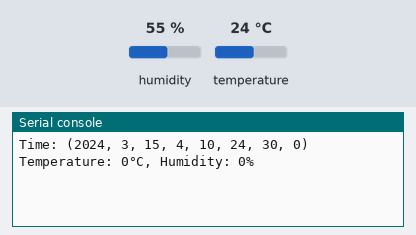
Recording of a program running on a simulated MicroPython board. On the bench: the last lines printed to the serial console. The inputs (shaded band) are chosen by the test bench; at power-on: humidity 55 %, temperature 24 °C. The clock reads 2024-03-15 10:24:30 at power-on unless the program sets it; files the program writes start out absent; values from a settings file that is not in the repository are placeholders.

Above: at 1.2 s.
1.3 s: humidity set to 22 %
At 3.5 s:
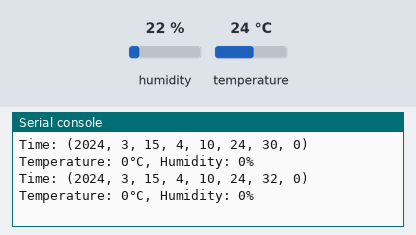
11.5 s: temperature set to 12 °C
At 13.4 s:
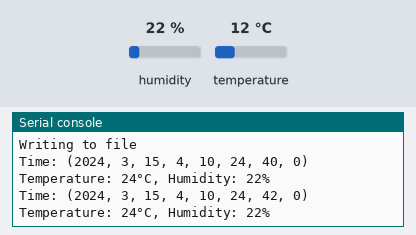
19.0 s: humidity set to 40 %
At 21.5 s:
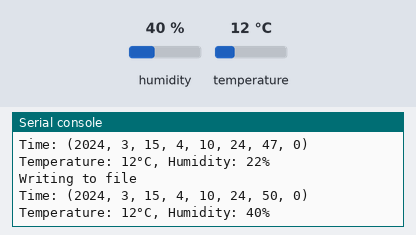
Timing chart, 0 to 23.0 s (numbered marks = the images above; inputs shaded):
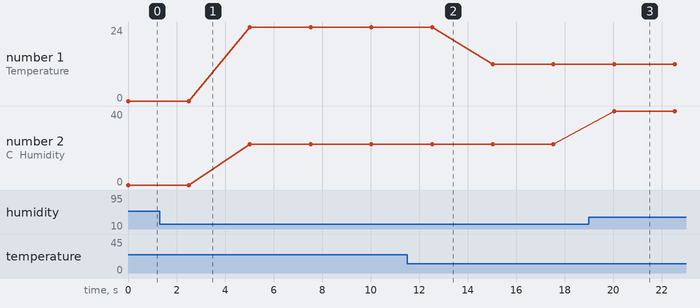

Measured:
- after the input at 19.0 s, the serial console: prints a new line after 1.0 s (image 3)
- plotted number 1: 24 → 12 after the input at 11.5 s
- plotted number 2: 0 → 22 after the input at 1.3 s, 22 → 40 after the input at 19.0 s

The program:

dht11.py
```python
from machine import Pin, RTC, Timer
import dht
from config.sdcard_manager import SDCardManager
import uos


class DHT11:
    """DHT11 temperature and humidity sensor"""

    _name: str
    _pin: int
    _sensor: dht.DHT11
    _temperature: float
    _humidity: float
    _interval: int
    _timer: Timer
    _write: bool

    def __init__(self, pin: int, name: str, interval: int = 5):
        """Initialize the DHT11 sensor.

        :param pin: The pin the sensor is connected to
        :param name: The name of the sensor
        :param interval: The interval of the sensor in seconds. Must be between 0 and 3600.
        """

        self._name = name
        self._pin = pin
        self._sensor = dht.DHT11(Pin(pin))
        self._temperature = 0
        self._humidity = 0
        self._interval = interval
        self._timer = Timer(mode=Timer.PERIODIC, period=1000 * interval, callback=self.measure)
        self._write = True

    @property
    def name(self):
        """Returns the name of the sensor.

        :return: The name of the sensor
        """

        return self._name

    @name.setter
    def name(self, name: str):
        """Sets the name of the sensor.

        :param name: The name of the sensor
        """

        if 0 < len(str) < 6:
            self._name = name

    @property
    def pin(self):
        """Returns the pin the sensor is connected to.

        :return: The pin the sensor is connected to
        """

        return self._pin

    @pin.setter
    def pin(self, pin: int):
        """Sets the pin the sensor is connected to.

        :param pin: The pin the sensor is connected to
        """

        self._pin = pin

    @property
    def sensor(self):
        """Returns the sensor object.

        :return: The sensor object
        """

        return self._sensor

    @sensor.setter
    def sensor(self, pin: int):
        """Sets the sensor object.

        :param pin: The pin the sensor is connected to
        """

        self._sensor = dht.DHT11(Pin(pin))

    @property
    def temperature(self):
        """Returns the temperature measured in the given interval.

        :return: The temperature in °C
        """

        return self.sensor.temperature()

    @property
    def humidity(self):
        """Returns the humidity measured in the given interval.

        :return: The humidity in %
        """

        return self.sensor.humidity()

    @property
    def interval(self):
        """Returns the interval of the sensor in seconds.

        :return: The interval of the sensor
        """

        return self._interval

    @interval.setter
    def interval(self, interval: int):
        """Sets the interval of the sensor in seconds.

        :param interval: The interval of the sensor in seconds. Must be between 0 and 3600.
        :return: True if the interval was set successfully, False if not
        """

        if 0 < interval < 3600:
            self._interval = interval

    @property
    def write(self):
        """Returns the write to file status.

        :return: The write to file status
        """

        return self._write

    @write.setter
    def write(self, write_to_file: bool):
        """Sets the write to file status.

        :param write_to_file: The write to file status
        """

        self._write = write_to_file

    def measure(self, timer):
        """Measures the temperature and humidity in the given interval.

        :param timer: The timer object
        :return: None
        """

        self._sensor.measure()
        self.write_to_file()

    def write_to_file(self):
        """Writes the sensor data to a file.

        :return: None
        """

        if not self.write:
            return

        print("Writing to file")
        if RTC().datetime()[0] < 2022:
            print("RTC not set, unable to write to file")
            return

        sd = SDCardManager()
        if not sd.is_mounted:
            try:
                sd.mount()
            except OSError as e:
                print(f"Failed to mount SD card: {e}, unable to write to file")
                return

        try:
            uos.mkdir("sd/measurements")
        except OSError as e:
            if e.args[0] != 17:     # 17 is the error code for EEXIST
                raise e

        with open("sd/measurements/" + self.name+".txt", "a") as fw_sensor:
            fw_sensor.write(f"{RTC().datetime()};{self.temperature};{self.humidity}\n")

    def pause_measure(self):
        """Pauses the measurement of the sensor.

        :return: None
        """

        self.write = False

    def resume_measure(self):
        """Resumes the measurement of the sensor.

        :return: None
        """

        self.write = True

    def stop_measure(self):
        """Stops the measurement of the sensor.

        :return: None
        """

        self._timer.deinit()


if __name__ == "__main__":
    from utime import sleep
    sensor = DHT11(0, "DHT11", 5)

    while True:
        print(f"Time: {RTC().datetime()}")
        print(f"Temperature: {sensor.temperature}°C, Humidity: {sensor.humidity}%")
        sleep(2.5)
```
